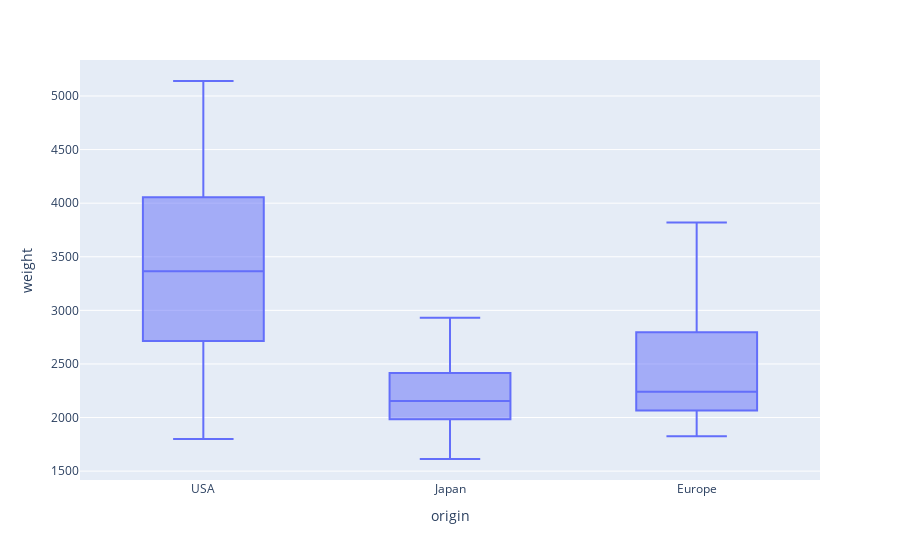

Here is the notebook cell this chart was saved with:
### Code cell
import plotly.express as px

# Load sample data

# Create a box plot
fig = px.box(df, x = "origin", y= "weight")

# Show the plot
fig.show()

### Figure 1 — Plotly figure (JSON) as saved in the notebook; plotly's stock layout.template omitted (floating-point values rounded to 4 significant figures; data arrays with more than 128 entries replaced by an {"elided": "..."} marker saying what was removed)
{"data": [{"alignmentgroup": "True", "hovertemplate": "origin=%{x}<br>weight=%{y}<extra></extra>", "legendgroup": "", "marker": {"color": "#636efa"}, "name": "", "notched": false, "offsetgroup": "", "orientation": "v", "showlegend": false, "type": "box", "x": {"elided": "398 str values"}, "x0": " ", "xaxis": "x", "y": {"elided": "398 int values"}, "y0": " ", "yaxis": "y"}], "layout": {"boxmode": "group", "legend": {"tracegroupgap": 0}, "margin": {"t": 60}, "xaxis": {"anchor": "y", "domain": [0, 1], "title": {"text": "origin"}}, "yaxis": {"anchor": "x", "domain": [0, 1], "title": {"text": "weight"}}}}
